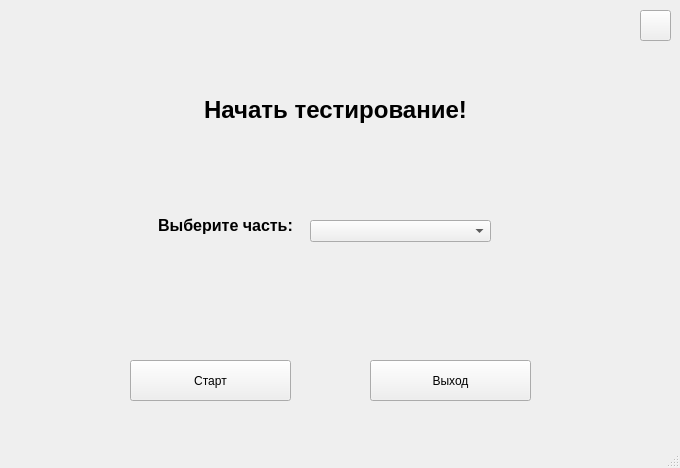
<?xml version="1.0" encoding="UTF-8"?>
<ui version="4.0">
 <class>WinStartTesting</class>
 <widget class="QMainWindow" name="WinStartTesting">
  <property name="geometry">
   <rect>
    <x>0</x>
    <y>0</y>
    <width>680</width>
    <height>468</height>
   </rect>
  </property>
  <property name="windowTitle">
   <string>MedicTesting</string>
  </property>
  <property name="windowIcon">
   <iconset resource="res.qrc">
    <normaloff>:/icons/IconProgram.png</normaloff>:/icons/IconProgram.png</iconset>
  </property>
  <widget class="QWidget" name="centralWidget">
   <widget class="QPushButton" name="winStartBtnStart">
    <property name="enabled">
     <bool>true</bool>
    </property>
    <property name="geometry">
     <rect>
      <x>130</x>
      <y>360</y>
      <width>161</width>
      <height>41</height>
     </rect>
    </property>
    <property name="text">
     <string>Старт</string>
    </property>
   </widget>
   <widget class="QPushButton" name="winStartBtnExit">
    <property name="geometry">
     <rect>
      <x>370</x>
      <y>360</y>
      <width>161</width>
      <height>41</height>
     </rect>
    </property>
    <property name="text">
     <string>Выход</string>
    </property>
   </widget>
   <widget class="QLabel" name="label">
    <property name="geometry">
     <rect>
      <x>190</x>
      <y>90</y>
      <width>291</width>
      <height>41</height>
     </rect>
    </property>
    <property name="text">
     <string>&lt;html&gt;&lt;head/&gt;&lt;body&gt;&lt;p align=&quot;center&quot;&gt;&lt;span style=&quot; font-size:18pt; font-weight:600;&quot;&gt;Начать тестирование!&lt;/span&gt;&lt;/p&gt;&lt;/body&gt;&lt;/html&gt;</string>
    </property>
   </widget>
   <widget class="QComboBox" name="winStartComboBoxSelectPart">
    <property name="enabled">
     <bool>true</bool>
    </property>
    <property name="geometry">
     <rect>
      <x>310</x>
      <y>220</y>
      <width>181</width>
      <height>22</height>
     </rect>
    </property>
    <property name="editable">
     <bool>false</bool>
    </property>
    <property name="insertPolicy">
     <enum>QComboBox::NoInsert</enum>
    </property>
   </widget>
   <widget class="QLabel" name="label_2">
    <property name="geometry">
     <rect>
      <x>150</x>
      <y>200</y>
      <width>151</width>
      <height>51</height>
     </rect>
    </property>
    <property name="text">
     <string>&lt;html&gt;&lt;head/&gt;&lt;body&gt;&lt;p align=&quot;center&quot;&gt;&lt;span style=&quot; font-size:12pt; font-weight:600;&quot;&gt;Выберите часть:&lt;/span&gt;&lt;/p&gt;&lt;/body&gt;&lt;/html&gt;</string>
    </property>
   </widget>
   <widget class="QPushButton" name="winStartBtnAbout">
    <property name="geometry">
     <rect>
      <x>640</x>
      <y>10</y>
      <width>31</width>
      <height>31</height>
     </rect>
    </property>
    <property name="text">
     <string/>
    </property>
    <property name="icon">
     <iconset resource="res.qrc">
      <normaloff>:/icons/Info.png</normaloff>:/icons/Info.png</iconset>
    </property>
   </widget>
  </widget>
  <widget class="QMenuBar" name="menuBar">
   <property name="geometry">
    <rect>
     <x>0</x>
     <y>0</y>
     <width>680</width>
     <height>21</height>
    </rect>
   </property>
  </widget>
  <widget class="QStatusBar" name="statusBar"/>
 </widget>
 <layoutdefault spacing="6" margin="11"/>
 <tabstops>
  <tabstop>winStartBtnStart</tabstop>
  <tabstop>winStartComboBoxSelectPart</tabstop>
  <tabstop>winStartBtnAbout</tabstop>
  <tabstop>winStartBtnExit</tabstop>
 </tabstops>
 <resources>
  <include location="res.qrc"/>
 </resources>
 <connections>
  <connection>
   <sender>winStartBtnExit</sender>
   <signal>clicked()</signal>
   <receiver>WinStartTesting</receiver>
   <slot>close()</slot>
   <hints>
    <hint type="sourcelabel">
     <x>450</x>
     <y>413</y>
    </hint>
    <hint type="destinationlabel">
     <x>620</x>
     <y>446</y>
    </hint>
   </hints>
  </connection>
 </connections>
</ui>
